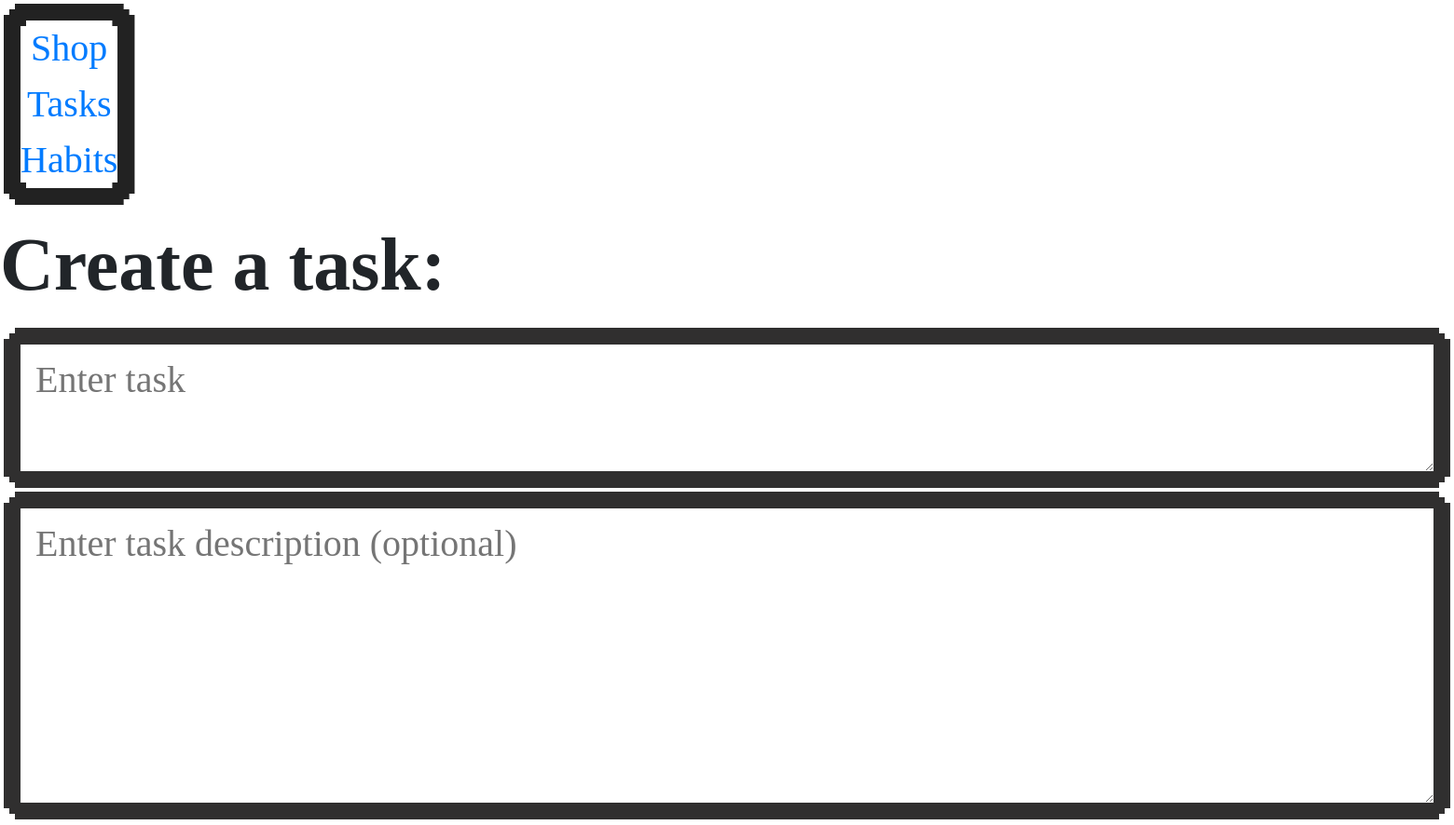
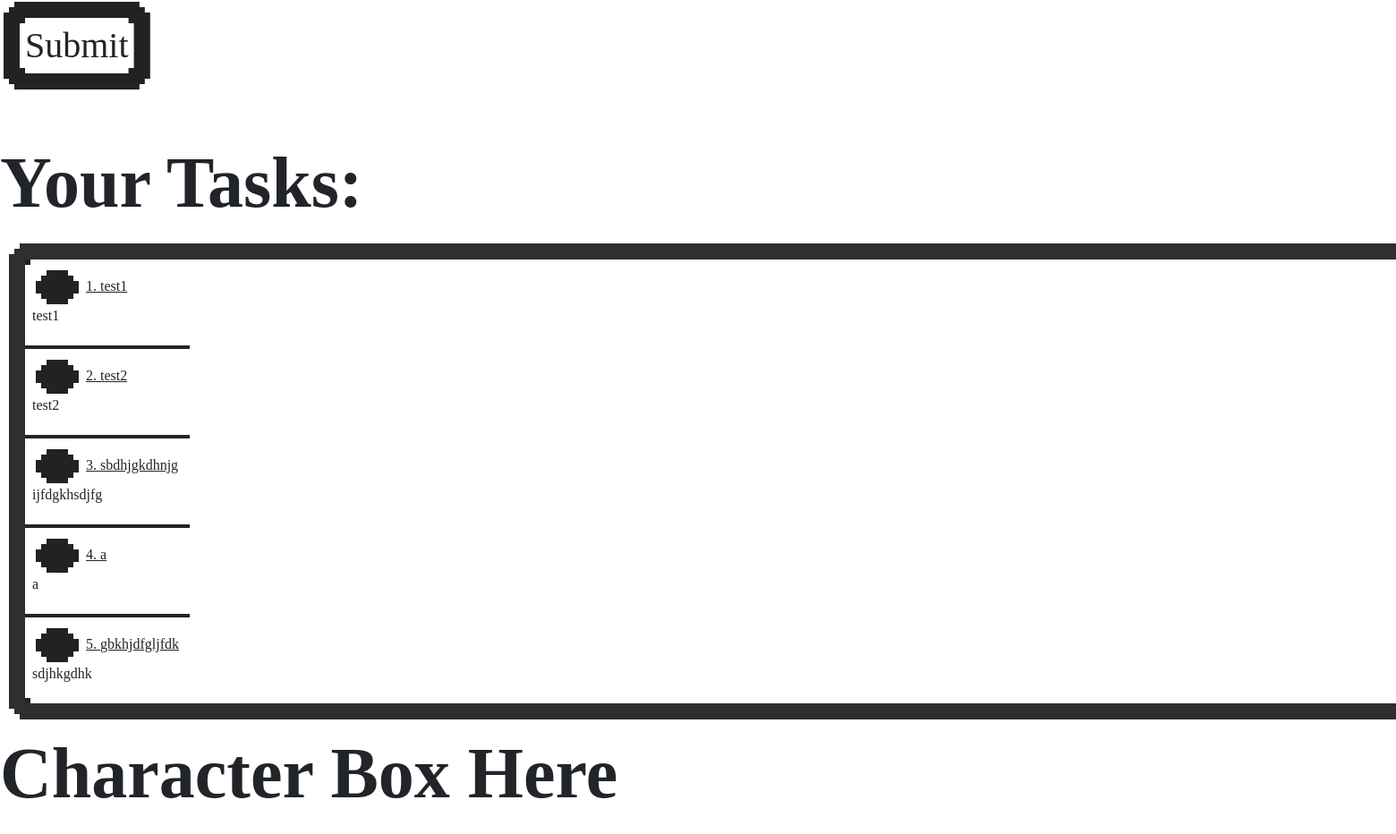
The page / on the database its author committed (2 pictures, top to bottom).
### bitbybit/models.py (models this page shows, shortened)
class Task(models.Model):
    task_index = models.IntegerField(default=1)
    task_title = models.CharField(max_length=70, unique=True)
    task_desc = models.TextField()
    time = models.DateTimeField(auto_now_add=True, null=True)
    is_complete = models.BooleanField(default=False)

### bitbybit/views.py (the view, shortened to what this page needs)
# urls.py: path("", views.create_task, name="create_task"),
def create_task(request):
    all_tasks = Task.objects.all()
    context = {"tasks": all_tasks}
    return render(request, "tasks.html", context)

### bitbybit/templates/tasks.html (shortened to what this page needs)
{% load static %}
{% block head %}
<head>
    <link rel="stylesheet" href="{% static './nes.css/css/nes.min.css' %}">
    <link rel="stylesheet" href="{% static './style.css' %}">
</head>
<body>
    <div class='split left'>
        <div class="topnav pixel-corners pixel-corners--wrapper nes-btn">
            <div class="topnav-left">
                <a href="#shop">Shop</a>
            </div>
            <div class="topnav-centered">
                <a href="#tasks">Tasks</a>
            </div>
            <div class="topnav-right">
                <a href="#habits">Habits</a>
            </div>
        </div>
        <h1 class="titles nes-text">Create a task:</h1>
        <div class="nes-field a">
            <form action="/" method="POST">
                <textarea id="title" name="title" class="input nes-input pixel-corners" placeholder="Enter task" required rows="2"></textarea>
                <textarea id="desc" name="desc" class="input nes-input pixel-corners" placeholder="Enter task description (optional)" rows="5" cols="30"></textarea>
                <button type="submit" name="create" class="submit-btn nes-btn pixel-corners">Submit</button>
            </form>
        </div>
        <h1 class="titles nes-text">Your Tasks:</h1>
        <div class="pixel-corners nes-table-responsive">
            <table class="nes-table is-centered tables" style='{}'>
                <tbody>
                    {% for task in tasks %}
                    <tr>
                        <td>
                            <form action="{% url 'complete_task' task_index=task.task_index %}" method="POST" name="complete">
                                <button id="complete" name="complete" type="submit" class="complete-btn nes-btn pixel-corners"></button>
                                <u class="task-titles">{{ task.task_index }}. {{task.task_title}}</u>
                                <br>
                                <text class="task-descs">{{task.task_desc}}</text>
                            </form>
                        </td>
                    </tr>
                    {% endfor %}
                </tbody>
            </table>
        </div>
    </div>
    <div class='split right'>
        <h1>Character Box Here</h1>
    </div>
</body>
{%endblock%}

### static/style.css (style rules this page uses)
body { font-family: "m5x7"; font-size: 40px; }
.pixel-corners, .pixel-corners--wrapper { clip-path: polygon(0px calc(100% - 12px), 6px calc(100% - 12px), 6px calc(100% - 6px), 12px calc(100% - 6px), 12px 100%, calc(100% - 12px) 100%, calc(100% - 12px) calc(100% - 6px), calc(100% - 6px) calc(100% - 6px), calc(100% - 6px) calc(100% - 12px), 100% calc(100% - 12px), 100% 12px, calc(100% - 6px) 12px, calc(100% - 6px) 6px, calc(100% - 12px) 6px, calc(100% - 12px) 0px, 12px 0px, 12px 6px, 6px 6px, 6px 12px, 0px 12px); position: relative; }
.pixel-corners { border: 18px solid rgb(48, 47, 47); }
.pixel-corners--wrapper { width: fit-content; height: fit-content; }
.pixel-corners::after, .pixel-corners--wrapper::after { content: ""; position: absolute; clip-path: polygon(0px calc(100% - 12px), 6px calc(100% - 12px), 6px calc(100% - 6px), 12px calc(100% - 6px), 12px 100%, calc(100% - 12px) 100%, calc(100% - 12px) calc(100% - 6px), calc(100% - 6px) calc(100% - 6px), calc(100% - 6px) calc(100% - 12px), 100% calc(100% - 12px), 100% 12px, calc(100% - 6px) 12px, calc(100% - 6px) 6px, calc(100% - 12px) 6px, calc(100% - 12px) 0px, 12px 0px, 12px 6px, 6px 6px, 6px 12px, 0px 12px, 0px 50%, 24px 50%, 24px 36px, 24px 30px, 30px 30px, 30px 24px, 36px 24px, calc(100% - 36px) 24px, calc(100% - 30px) 24px, calc(100% - 30px) 30px, calc(100% - 24px) 30px, calc(100% - 24px) 36px, calc(100% - 24px) calc(100% - 36px), calc(100% - 24px) calc(100% - 30px), calc(100% - 30px) calc(100% - 30px), calc(100% - 30px) calc(100% - 24px), calc(100% - 36px) calc(100% - 24px), 36px calc(100% - 24px), 30px calc(100% - 24px), 30px calc(100% - 30px), 24px calc(100% - 30px), 24px calc(100% - 36px), 24px 50%, 0px 50%); top: 0; bottom: 0; left: 0; right: 0; background: #222222; display: block; pointer-events: none; }
.pixel-corners::after { margin: -24px; }

### bitbybit/templates/tasks.html (style rules this page uses)
html, body, pre, code, kbd, samp { font-family: "Press Start 2P"; src: url("./2p.ttf"); }

### rows shown on the page
Task: task_index "1", task_title "test1", task_desc "test1"
Task: task_index "2", task_title "test2", task_desc "test2"
Task: task_index "3", task_title "sbdhjgkdhnjg", task_desc "ijfdgkhsdjfg"
Task: task_index "4", task_title "a", task_desc "a"
Task: task_index "5", task_title "gbkhjdfgljfdk", task_desc "sdjhkgdhk"
